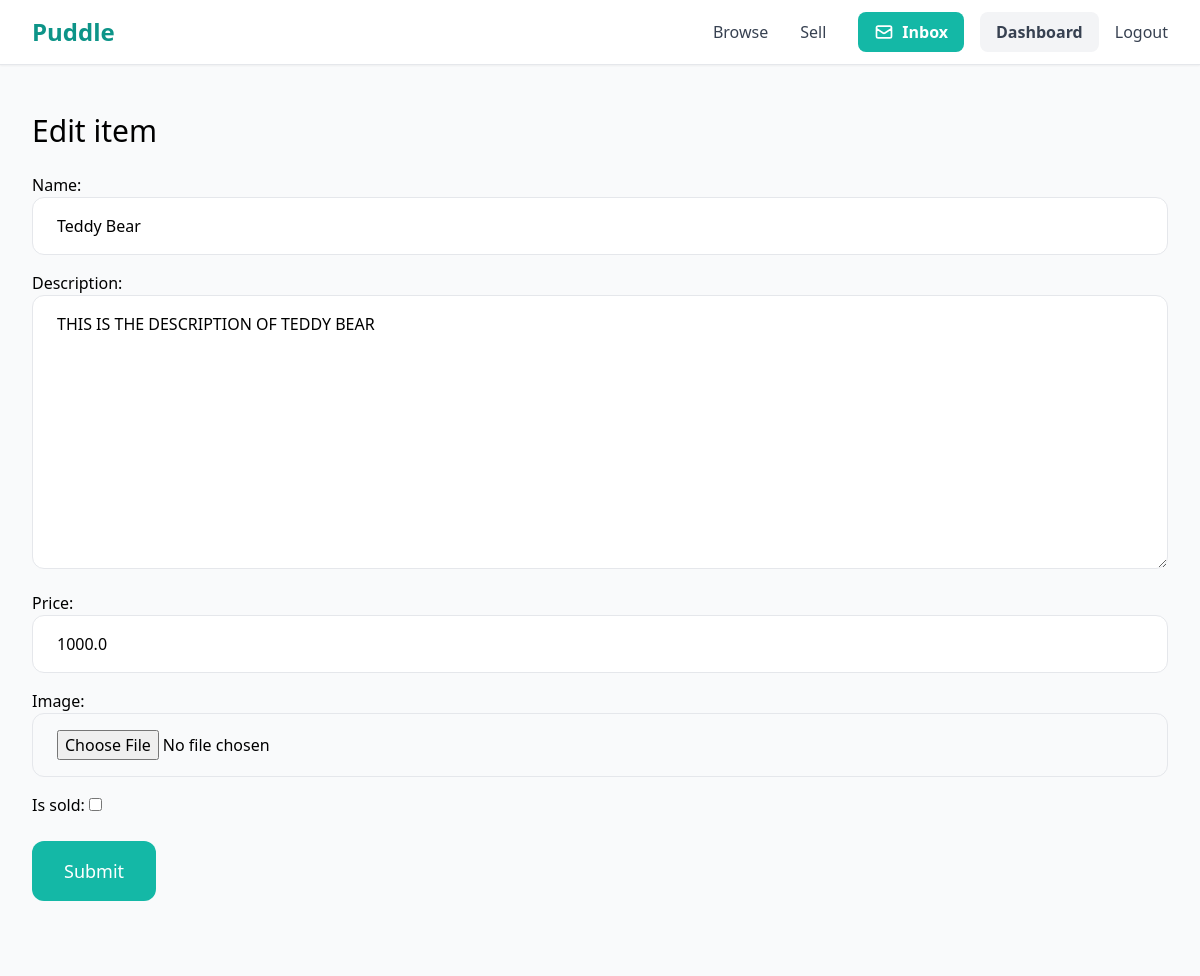
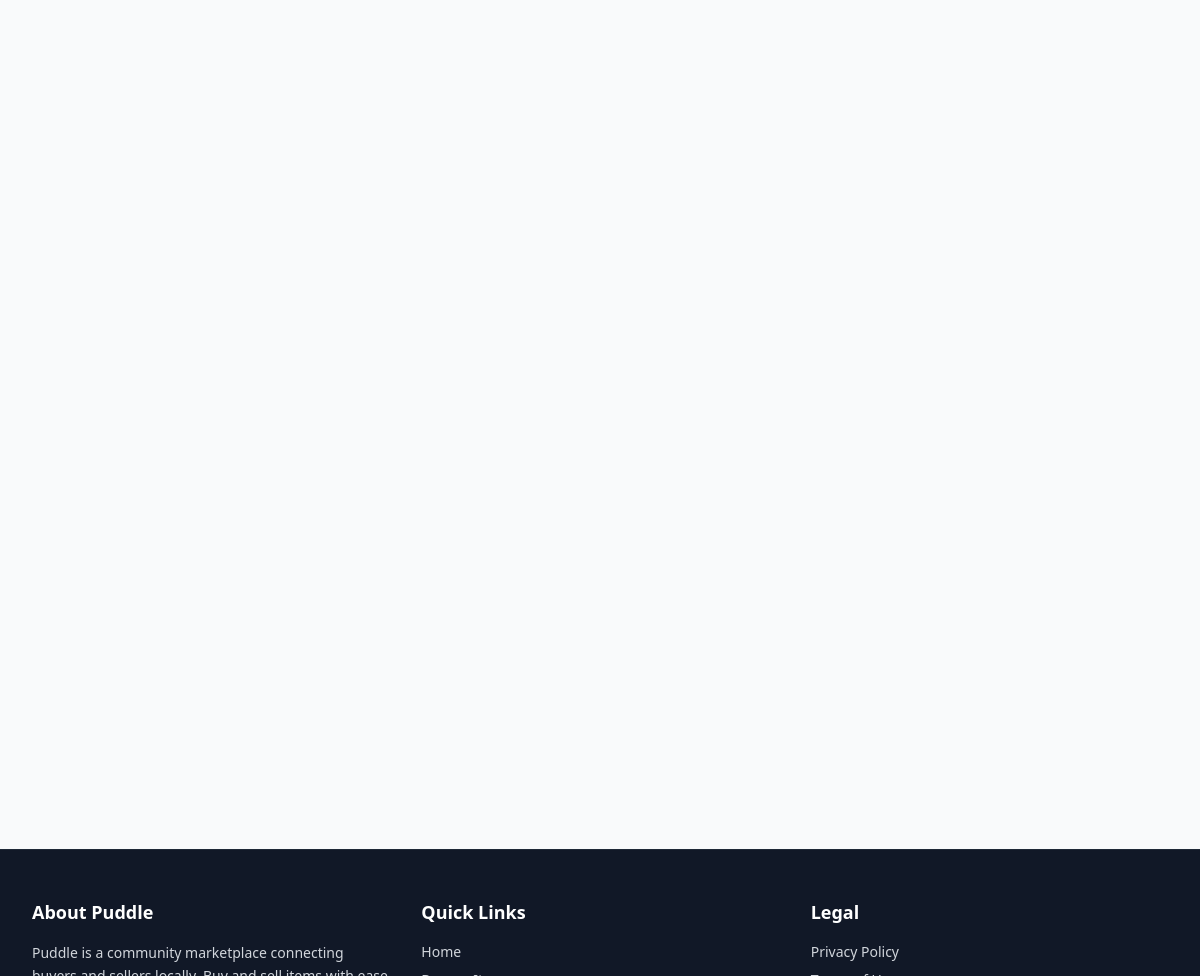
The page /items/1/edit/ (signed in) on the database its author committed (2 pictures, top to bottom).
### item/models.py (models this page shows, shortened)
class Item(models.Model):
    category = models.ForeignKey(Category, related_name='items', on_delete=models.CASCADE)
    name = models.CharField(max_length=255)
    description = models.TextField(blank=True, null=True)
    price = models.FloatField()
    image = models.ImageField(upload_to='item_images', blank=True, null=True)
    is_sold = models.BooleanField(default=False)
    created_by = models.ForeignKey(User, related_name='items', on_delete=models.CASCADE)
    created_at = models.DateTimeField(auto_now_add=True)

### item/views.py (the view)
# urls.py: path('<int:pk>/edit/', views.edit, name='edit'),
@login_required
def edit(request, pk):
    item = get_object_or_404(Item, pk=pk, created_by=request.user)
    if request.method == 'POST':
        form = EditItemForm(request.POST, request.FILES, instance=item)
        if form.is_valid():
            form.save()
            return redirect('item:detail', pk=item.id)
    else:
        form = EditItemForm(instance=item)
    return render(request, 'item/form.html', {
        'form': form,
        'title': 'Edit item',
    })

### item/forms.py
class EditItemForm(forms.ModelForm):
    class Meta:
        model = Item
        fields = ('name', 'description', 'price', 'image', 'is_sold')
        widgets = {
            'name': forms.TextInput(attrs={
                'class': INPUT_CLASSES
            }),
            'description': forms.Textarea(attrs={
                'class': INPUT_CLASSES
            }),
            'price': forms.TextInput(attrs={
                'class': INPUT_CLASSES
            }),
            'image': forms.FileInput(attrs={
                'class': INPUT_CLASSES
            })
        }

### item/templates/item/form.html (shortened to what this page needs)
{% extends 'core/base.html' %}
{% block content %}
<h1 class="mb-6 text-3xl">{{ title }}</h1>
<form method="post" action="." enctype="multipart/form-data">
    <div class="space-y-4">
        {{ form.as_p }}
    </div>
    <button class="mt-6 py-4 px-8 text-lg bg-teal-500 hover:bg-teal-700 rounded-xl text-white">Submit</button>
</form>
{% endblock %}

### rows shown on the page
Item: name "Teddy Bear", description "THIS IS THE DESCRIPTION OF TEDDY BEAR", price "1000.0"

### other values the page prints
{{ title }} "Edit item"
